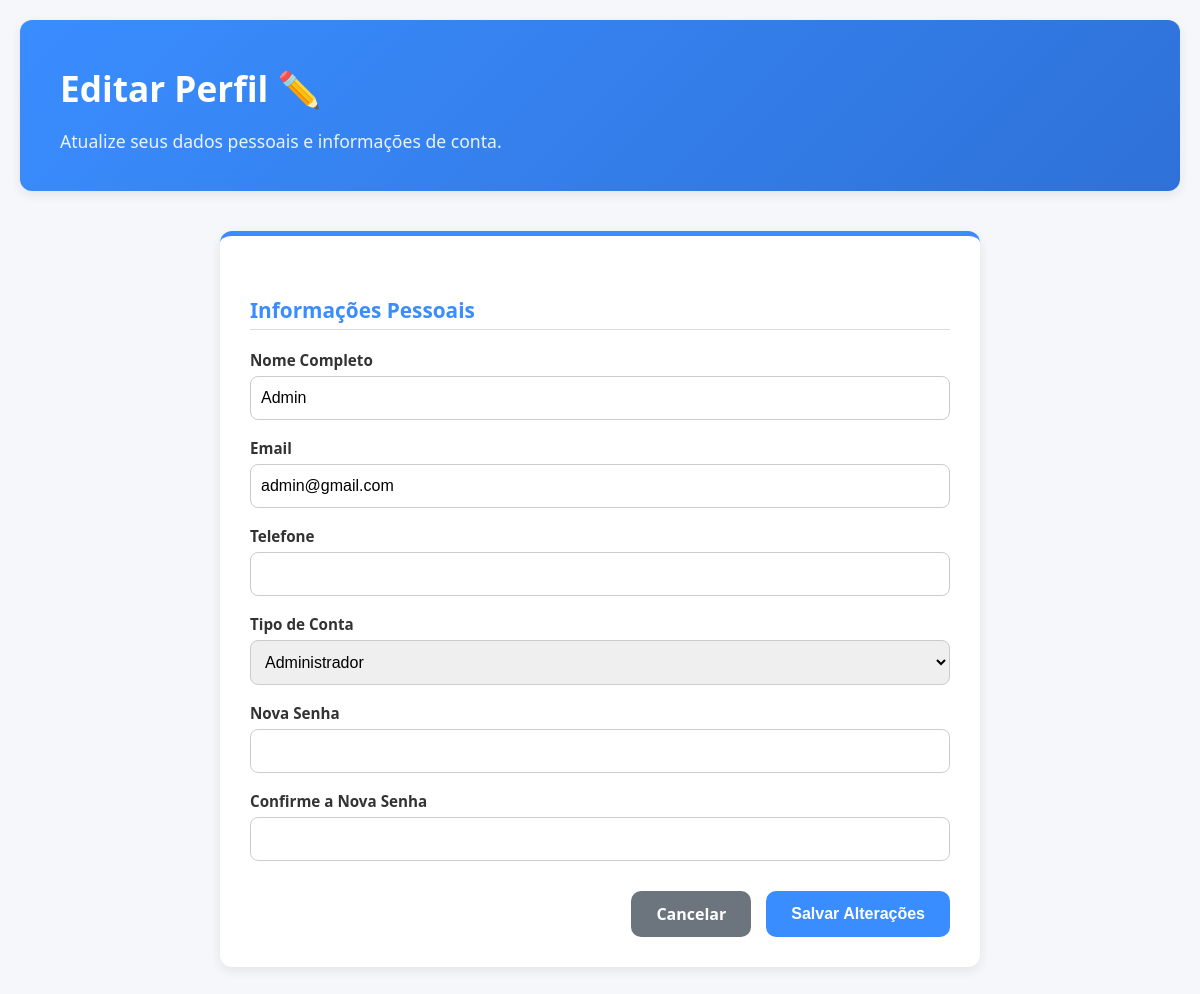
Page /usuarios/perfil/editar/ (signed in) on the committed database.
### usuarios/models.py (models this page shows, shortened)
class Usuario(AbstractBaseUser, PermissionsMixin):
    MOTORISTA = 'motorista'
    PASSAGEIRO = 'passageiro'
    ADMIN = 'admin'
    TIPO_CHOICES = [
        (PASSAGEIRO, 'Passageiro'),
        (MOTORISTA, 'Motorista'),
        (ADMIN, 'Administrador'),
    ]
    email = models.EmailField(unique=True)
    nome = models.CharField(max_length=100)
    telefone = models.CharField(max_length=20, blank=True)
    tipo_usuario = models.CharField(
        max_length=20,
        choices=TIPO_CHOICES,
        default=PASSAGEIRO,
        verbose_name='Tipo de Conta'
    )
    is_active = models.BooleanField(default=True)
    is_staff = models.BooleanField(default=False)
    date_joined = models.DateTimeField(default=timezone.now)
    objects = UsuarioManager()
    USERNAME_FIELD = 'email'  # Campo usado para login
    REQUIRED_FIELDS = ['nome']  # Campos obrigatórios na criação de superusuário

### usuarios/views.py (the view, shortened to what this page needs)
# urls.py: path('perfil/editar/', views.editar_perfil, name='editar_perfil')
@login_required
def editar_perfil(request):
    usuario_logado = request.user
    usuario_form = PerfilPassageiroForm(instance=usuario_logado)
    profile_form = None
    profile_instance = None
    if usuario_logado.tipo_usuario == Usuario.MOTORISTA:
        profile_instance, created = Profile.objects.get_or_create(user=usuario_logado)
        profile_form = PerfilMotoristaForm(instance=profile_instance)
    context = {
        'usuario_form': usuario_form,
        'profile_form': profile_form,
        'usuario': usuario_logado
    }
    return render(request, 'editar_perfil.html', context)

### usuarios/templates/editar_perfil.html (shortened to what this page needs)
{% extends "base.html" %}
{% load static %}
{% block extra_head %}
<link rel="stylesheet" href="{% static 'perfil.css' %}">
{% endblock %}
{% block content %}
<main class="profile-container">
    <div class="header-banner">
        <h1>Editar Perfil ✏️</h1>
        <p>Atualize seus dados pessoais e informações de conta.</p>
    </div>
    <div class="form-container">
        <form method="POST">
            <div class="info-section">
                <h3 class="form-section-title">Informações Pessoais</h3>
                {% for field in usuario_form %}
                    <div class="form-field">
                        <label for="{{ field.id_for_label }}">{{ field.label }}</label>
                        {{ field }}
                    </div>
                {% endfor %}
            </div>
            <div class="form-actions">
                <a href="{% url 'usuarios:meu_perfil' %}" class="cancel-btn">Cancelar</a>
                <button type="submit" class="submit-btn">Salvar Alterações</button>
            </div>
        </form>
    </div>
</main>
{% endblock %}

### usuarios/Static/perfil.css (style rules this page uses)
:root { --primary-blue: #3A8DFF; --secondary-blue: #0056b3; --light-bg: #f5f7fa; --card-bg: #ffffff; --text-color: #333; --shadow-soft: 0 4px 12px rgba(0, 0, 0, 0.08); --border-color: #e0e0e0; --status-approved: #28a745; --status-upgrade: #ffc107; --card-header-blue: #4d94ff; --card-header-purple: #8A2BE2; }
body { background-color: var(--light-bg); font-family: 'Segoe UI', Tahoma, Geneva, Verdana, sans-serif; color: var(--text-color); margin: 0; padding: 0; }
.profile-container { max-width: 1200px; margin: 0 auto; padding: 20px; }
.header-banner { background: linear-gradient(135deg, var(--primary-blue), #2e71d8); color: white; padding: 20px 40px; border-radius: 12px; box-shadow: var(--shadow-soft); margin-bottom: 30px; }
.header-banner h1 { font-size: 2.2em; margin-bottom: 5px; font-weight: 700; }
.header-banner p { font-size: 1.1em; opacity: 0.9; }
.form-container { max-width: 700px; margin: 40px auto; background: var(--card-bg); padding: 30px; border-radius: 12px; box-shadow: var(--shadow-soft); border-top: 5px solid var(--primary-blue); }
.form-section-title { margin-top: 30px; margin-bottom: 20px; color: var(--primary-blue); font-size: 1.3em; font-weight: 600; border-bottom: 1px solid #ddd; padding-bottom: 5px; }
.form-field { margin-bottom: 18px; }
.form-field label { display: block; font-weight: 600; margin-bottom: 6px; color: var(--text-color); font-size: 0.95em; }
.form-field input, .form-field select { width: 100%; padding: 12px 10px; border: 1px solid #ccc; border-radius: 8px; box-sizing: border-box; font-size: 1em; transition: border-color 0.3s, box-shadow 0.3s; }
.form-actions { display: flex; justify-content: flex-end; margin-top: 30px; gap: 15px; }
.submit-btn { background-color: var(--primary-blue); color: white; border: none; border-radius: 10px; padding: 12px 25px; font-weight: 600; font-size: 1em; cursor: pointer; }
.cancel-btn { background-color: #6c757d; color: #fff; border: none; border-radius: 10px; padding: 12px 25px; font-weight: 600; font-size: 1em; cursor: pointer; text-decoration: none; display: inline-block; }

### rows in the picture
Usuario: usuario_form "Admin" "admin@gmail.com" "Administrador"

### other values in the picture
{{ field.label }} "Nome Completo" "Email" "Telefone" "Tipo de Conta" "Nova Senha" "Confirme a Nova Senha"
